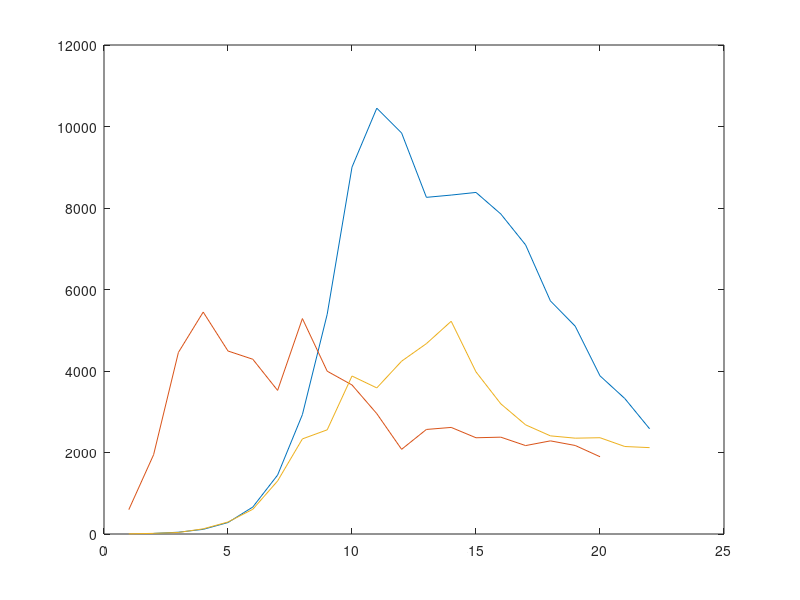

Recreate this plot in MATLAB.
clear all; close all; clc;


N =  262144*16;

x = randn(N,1) + 1i * randn(N,1);


k = 4;
s = N;

for j = 1:21
  z = x(1:s);
  t = tic();
  for i = 1:k
    y = fft(z);
  endfor
  dt = toc(t) / k;
  mflops(22-j) = 5 * s * log2(s) / dt / 1E6 ;
  size(22-j) = s;
  fprintf("size = %8d   Mflops = %12.3f\n", s, mflops(22-j));
  k = k * 1.7;
  s = s / 2;
endfor

dspl_size = [2      
             4      
             8      
             16     
             32     
             64     
             128    
             256    
             512    
             1024   
             2048   
             4096   
             8192   
             16384  
             32768  
             65536  
             131072 
             262144 
             524288 
             1048576];
             

dspl_mflops = [597.7 
               1946.0
               4455.5
               5446.3
               4490.7
               4288.5
               3524.1
               5286.9
               3995.3
               3657.6
               2953.2
               2078.0
               2565.7
               2615.5
               2361.8
               2376.4
               2169.8
               2285.5
               2172.4
               1896.4];

python_size = [4194304
               2097152
               1048576
                524288
                262144
                131072
                 65536
                 32768
                 16384
                  8192
                  4096
                  2048
                  1024
                   512
                   256
                   128
                    64
                    32
                    16
                     8
                     4
                     2];
                     
                     
                     
                     
python_mflops = [2119.626
                 2147.070
                 2362.656
                 2351.777
                 2408.621
                 2678.743
                 3194.574
                 3978.322
                 5220.731
                 4671.613
                 4240.982
                 3585.080
                 3876.999
                 2556.301
                 2333.780
                 1301.660
                  606.947
                  294.469
                  127.103
                   37.574
                   15.669
                    4.110];                     
   
   plot(log2(size), mflops,log2(dspl_size), dspl_mflops, log2(python_size), python_mflops)